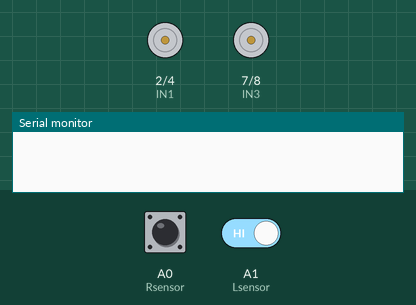
Recording of a sketch running on a simulated Arduino Uno, built with avr-gcc and run on an emulated ATmega328P. On the bench: motor-driver pin pairs drawn as motors (green arrow = first pin HIGH = forward, orange = second pin HIGH = backward, longer = more drive, scaled by the enable pin), the last lines printed to the serial monitor. The inputs (shaded band) are chosen by the test bench; at power-on: A0 (Rsensor) HIGH, A1 (Lsensor) HIGH.

Above: at 1.2 s.
1.3 s: A0 (Rsensor) driven LOW
At 2.2 s:
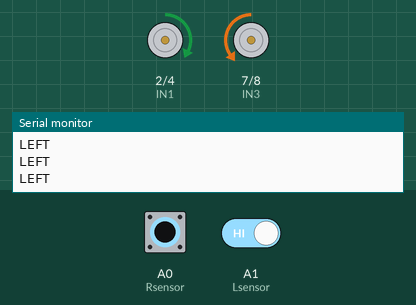
2.8 s: A1 (Lsensor) driven LOW
At 3.8 s:
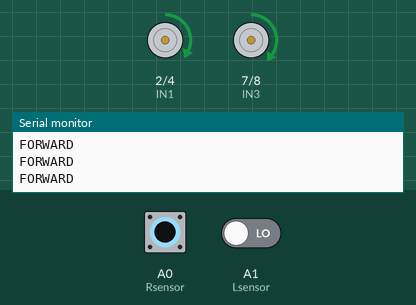
4.3 s: A0 (Rsensor) driven HIGH
At 4.8 s:
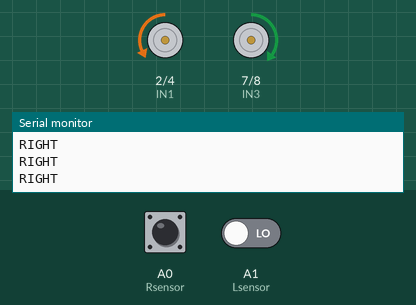
5.8 s: A0 (Rsensor) pulsed LOW 2 times (0.12 s each, 0.3 s apart)
At 6.01 s:
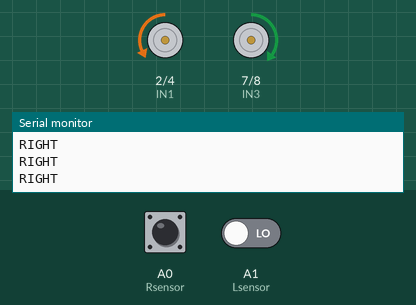
9.4 s: A0 (Rsensor) driven LOW and A1 (Lsensor) driven HIGH
At 9.8 s:
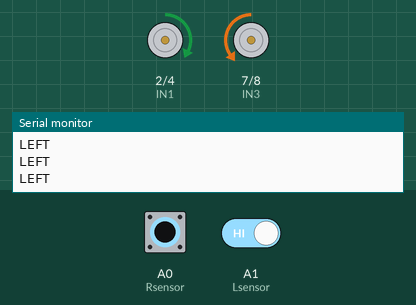
Timing chart, 0 to 12.4 s (numbered marks = the images above; inputs shaded):
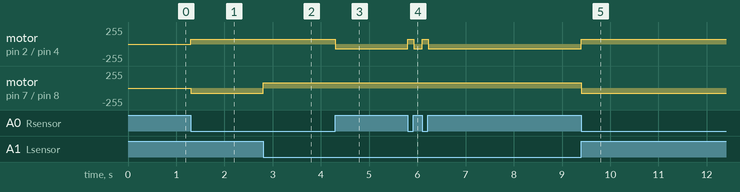

Measured:
- after the input at 1.3 s, motor on pin 2 (IN1) / pin 4 (IN2): stopped → forward 70/255 at once; motor on pin 7 (IN3) / pin 8 (IN4): stopped → backward 80/255 at once
- after the input at 2.8 s, motor on pin 7 (IN3) / pin 8 (IN4): backward 80/255 → forward 80/255 at once
- after the input at 4.3 s, motor on pin 2 (IN1) / pin 4 (IN2): forward 70/255 → backward 70/255 at once
- after the input at 5.8 s, motor on pin 2 (IN1) / pin 4 (IN2): alternates forward 70/255 for 0.12 s and backward 70/255 for 0.18 s, 4 changes in all, then stays backward 70/255, starting at once
- after the input at 9.4 s, motor on pin 2 (IN1) / pin 4 (IN2): backward 70/255 → forward 70/255 at once; motor on pin 7 (IN3) / pin 8 (IN4): forward 80/255 → backward 80/255 at once

The sketch:

robot_follow.ino
```cpp
int IN1 = 2 ;
int IN2 = 4 ;
int IN3 = 7 ;
int IN4 = 8 ;
int ENA = 3; /*are defined as output pins for the motor driver's enable pins*/
int ENB = 5;
int Lsensor = A1; /*to read the value of sensor*/
int Rsensor = A0;
int RIGHT , LEFT;
int x = 70;  /*to set-up the speed*/
int y = 80;


void setup() {

Serial.begin(9600);
pinMode(IN1 , OUTPUT);
pinMode(IN2 , OUTPUT);
pinMode(IN3 , OUTPUT);
pinMode(IN4 , OUTPUT);
pinMode(ENA , OUTPUT);
pinMode(ENB , OUTPUT);
pinMode(Rsensor , INPUT);
pinMode(Lsensor , INPUT);

}


void loop() {

  RIGHT = digitalRead(Rsensor);
  LEFT = digitalRead(Lsensor);

  if (RIGHT == 0 && LEFT == 0) {

    digitalWrite(IN1 , HIGH);
    digitalWrite(IN2 , LOW);
    digitalWrite(IN3 , HIGH);
    digitalWrite(IN4 , LOW);
    analogWrite(ENA , x);
    analogWrite(ENB , y);
    Serial.println("FORWARD");

  }

  else if (RIGHT == 0 && LEFT == 1) {

    digitalWrite(IN1 , HIGH);
    digitalWrite(IN2 , LOW);
    digitalWrite(IN3 , LOW);
    digitalWrite(IN4 , HIGH);
    analogWrite(ENA , x);
    analogWrite(ENB , y);
    Serial.println("LEFT");

  }

   else if (RIGHT == 1 && LEFT == 0) {

    digitalWrite(IN1 , LOW);
    digitalWrite(IN2 , HIGH);
    digitalWrite(IN3 , HIGH);
    digitalWrite(IN4 , LOW);
    analogWrite(ENA , x);
    analogWrite(ENB , y);
    Serial.println("RIGHT");

  }
}
```
